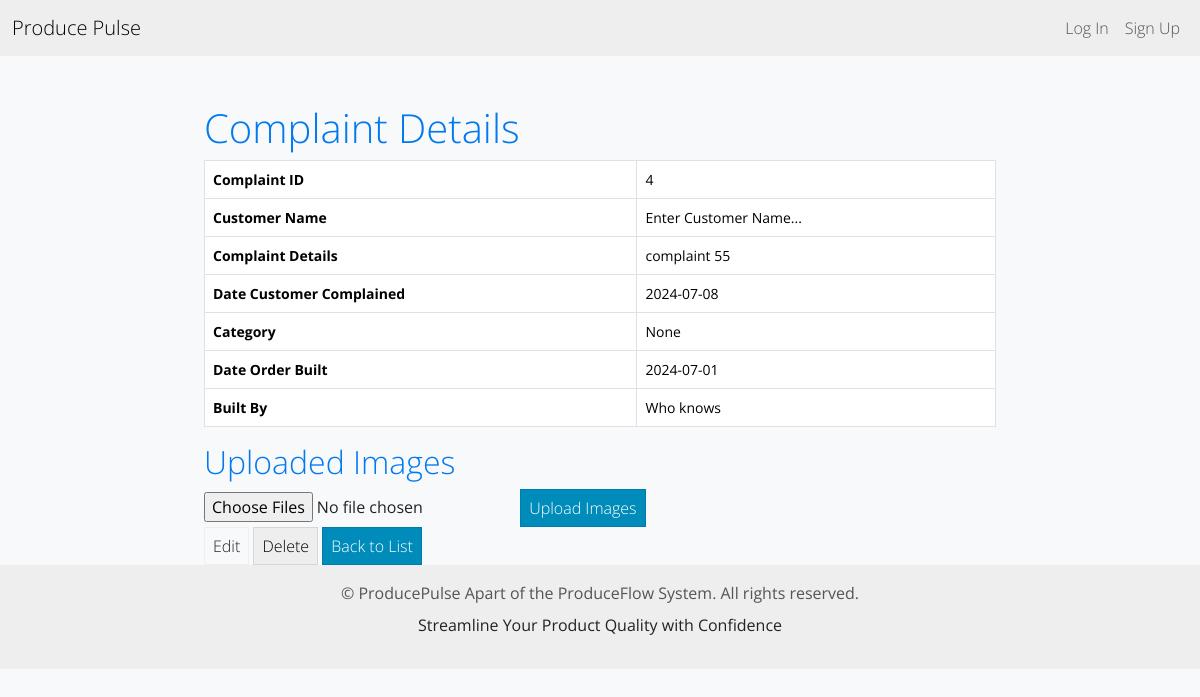
Before: /item/4/ with the older database file.
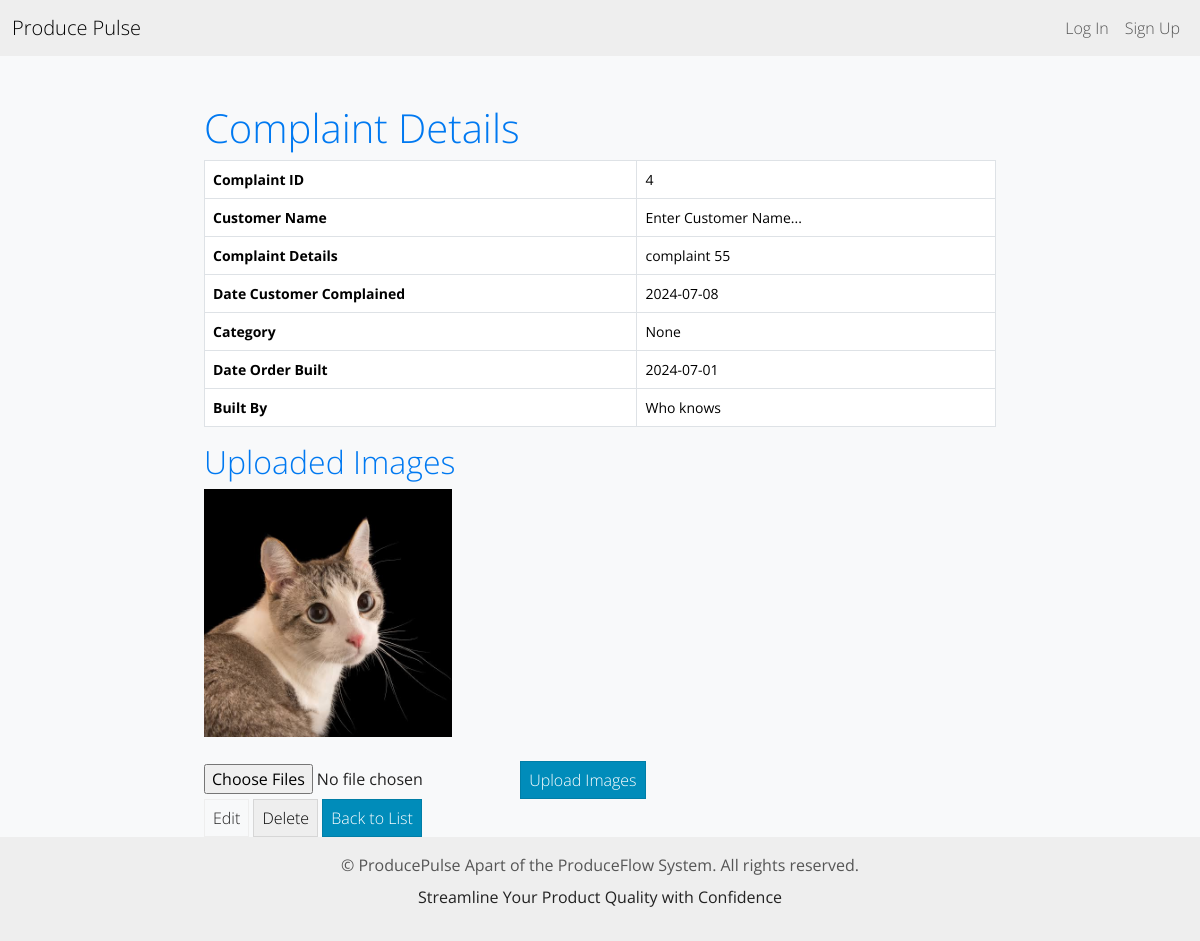
After: the same page with the newer database file.
### inventory/models.py (models this page shows)
class ItemImages(models.Model):
    item = models.ForeignKey(InventoryItem, related_name='images', on_delete=models.CASCADE)
    image = models.ImageField(upload_to=upload_to)

### inventory/views.py (the view)
# urls.py: path('item/<int:pk>/', views.item_detail , name='detail-item'),
def item_detail(request, pk):
    item = get_object_or_404(InventoryItem, pk=pk)
    images = ItemImages.objects.filter(item=item)
    if request.method == 'POST':
        images_form = ItemImagesForm(request.POST, request.FILES)
        if images_form.is_valid():
            uploaded_images = request.FILES.getlist('images')
            for image in uploaded_images:
                ItemImages.objects.create(item=item, image=image)
            logger.info('Images uploaded for item ID: %s', item.id)
            return redirect('detail-item', pk=item.pk)
        else:
            logger.error('Image upload failed for item ID: %s', item.id)
            return render(request, 'inventory/item_detail.html', {
                'images_form': images_form,
                'item': item,
                'images': images,
                'image_errors': images_form.errors
            })
    else:
        images_form = ItemImagesForm()
    return render(request, 'inventory/item_detail.html', {
        'images_form': images_form,
        'item': item,
        'images': images
    })

### inventory/forms.py
class ItemImagesForm(forms.ModelForm):
    images = forms.FileField(
        widget=MultipleFileInput(attrs={'accept': 'image/*'}),
        required=False,
        validators=[validate_image_file]
    )
    class Meta:
        model = ItemImages
        fields = ['images']

### inventory/forms.py (called while the page is built)
    def render(self, name, value, attrs=None, renderer=None):
        if value is None:
            value = []
        final_attrs = self.build_attrs(attrs, {'type': self.input_type, 'name': name})
        return format_html('<input{} multiple>', flatatt(final_attrs))

### inventory/templates/inventory/item_detail.html (shortened to what this page needs)
{% extends 'inventory/base.html' %}
{% block content %}
    <div class="row">
        <div class="col-md-8 col-12 mx-auto mt-5">
            <h1>Complaint Details</h1>
            <table class="table table-bordered">
                <tr><th>Complaint ID</th><td>{{ item.id }}</td></tr>
                <tr><th>Customer Name</th><td>{{ item.name }}</td></tr>
                <tr><th>Complaint Details</th><td>{{ item.complaint }}</td></tr>
                <tr><th>Date Customer Complained</th><td>{{ item.date_complained }}</td></tr>
                <tr><th>Category</th><td>{{ item.category }}</td></tr>
                <tr><th>Date Order Built</th><td>{{ item.date_built }}</td></tr>
                <tr><th>Built By</th><td>{{ item.built_by }}</td></tr>
            </table>
            <h2>Uploaded Images</h2>
            <div class="row">
                {% for image in images %}
                    <div class="col-md-4 mb-4">
                        <img src="{{ image.image.url }}" class="img-fluid" alt="Item Image">
                    </div>
                {% endfor %}
            </div>
            <form method="post" enctype="multipart/form-data">
                {{ images_form.images }}
                <button type="submit" class="btn btn-primary">Upload Images</button>
            </form>
            <a href="{% url 'edit-item' item.id %}" class="btn btn-outline-secondary">Edit</a>
            <a href="{% url 'delete-item' item.id %}" class="btn btn-secondary">Delete</a>
            <a href="{% url 'dashboard' %}" class="btn btn-primary">Back to List</a>
        </div>
    </div>
{% endblock %}

Changed rows visible on the page:
added ItemImages: image (picture)
